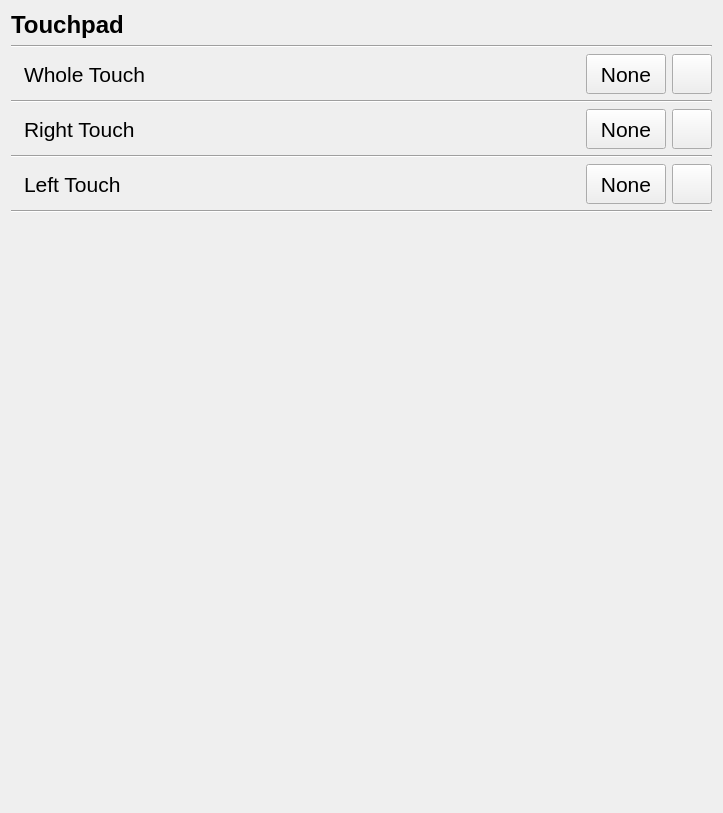
                <widget class="QWidget" name="scrollAreaWidgetContents_5">
                 <property name="geometry">
                  <rect>
                   <x>0</x>
                   <y>0</y>
                   <width>723</width>
                   <height>813</height>
                  </rect>
                 </property>
                 <layout class="QVBoxLayout" name="verticalLayout_15">
                  <item>
                   <widget class="QLabel" name="label_58">
                    <property name="font">
                     <font>
                      <pointsize>18</pointsize>
                      <weight>75</weight>
                      <bold>true</bold>
                     </font>
                    </property>
                    <property name="text">
                     <string>Touchpad</string>
                    </property>
                   </widget>
                  </item>
                  <item>
                   <widget class="Line" name="line_43">
                    <property name="orientation">
                     <enum>Qt::Horizontal</enum>
                    </property>
                   </widget>
                  </item>
                  <item>
                   <layout class="QHBoxLayout" name="hblTOUCH">
                    <item>
                     <widget class="QLabel" name="label_59">
                      <property name="maximumSize">
                       <size>
                        <width>40</width>
                        <height>40</height>
                       </size>
                      </property>
                      <property name="toolTip">
                       <string>&lt;html&gt;&lt;head/&gt;&lt;body&gt;&lt;p&gt;TOUCH&lt;/p&gt;&lt;/body&gt;&lt;/html&gt;</string>
                      </property>
                      <property name="text">
                       <string/>
                      </property>
                      <property name="pixmap">
                       <pixmap>icons/controls/dualshock4/PS4_Touch_Pad.png</pixmap>
                      </property>
                      <property name="scaledContents">
                       <bool>true</bool>
                      </property>
                     </widget>
                    </item>
                    <item>
                     <widget class="QLabel" name="label_60">
                      <property name="font">
                       <font>
                        <pointsize>16</pointsize>
                       </font>
                      </property>
                      <property name="text">
                       <string>Whole Touch</string>
                      </property>
                     </widget>
                    </item>
                    <item>
                     <spacer name="horizontalSpacer_40">
                      <property name="orientation">
                       <enum>Qt::Horizontal</enum>
                      </property>
                      <property name="sizeHint" stdset="0">
                       <size>
                        <width>40</width>
                        <height>20</height>
                       </size>
                      </property>
                     </spacer>
                    </item>
                    <item>
                     <widget class="QPushButton" name="pbTOUCH">
                      <property name="minimumSize">
                       <size>
                        <width>40</width>
                        <height>40</height>
                       </size>
                      </property>
                      <property name="font">
                       <font>
                        <pointsize>16</pointsize>
                       </font>
                      </property>
                      <property name="text">
                       <string>None</string>
                      </property>
                      <attribute name="buttonGroup">
                       <string notr="true">bgPickBind</string>
                      </attribute>
                     </widget>
                    </item>
                    <item>
                     <widget class="QPushButton" name="pbTOUCHSettings">
                      <property name="minimumSize">
                       <size>
                        <width>40</width>
                        <height>40</height>
                       </size>
                      </property>
                      <property name="text">
                       <string/>
                      </property>
                      <property name="icon">
                       <iconset>
                        <normaloff>icons/cogwheel.png</normaloff>icons/cogwheel.png</iconset>
                      </property>
                      <property name="iconSize">
                       <size>
                        <width>24</width>
                        <height>24</height>
                       </size>
                      </property>
                      <attribute name="buttonGroup">
                       <string notr="true">bgLoadInput</string>
                      </attribute>
                     </widget>
                    </item>
                   </layout>
                  </item>
                  <item>
                   <widget class="Line" name="line_47">
                    <property name="orientation">
                     <enum>Qt::Horizontal</enum>
                    </property>
                   </widget>
                  </item>
                  <item>
                   <layout class="QHBoxLayout" name="hblT2">
                    <item>
                     <widget class="QLabel" name="label_61">
                      <property name="maximumSize">
                       <size>
                        <width>40</width>
                        <height>40</height>
                       </size>
                      </property>
                      <property name="toolTip">
                       <string>&lt;html&gt;&lt;head/&gt;&lt;body&gt;&lt;p&gt;T2&lt;/p&gt;&lt;/body&gt;&lt;/html&gt;</string>
                      </property>
                      <property name="text">
                       <string/>
                      </property>
                      <property name="pixmap">
                       <pixmap>icons/controls/dualshock4/PS4_Touch_Pad.png</pixmap>
                      </property>
                      <property name="scaledContents">
                       <bool>true</bool>
                      </property>
                     </widget>
                    </item>
                    <item>
                     <widget class="QLabel" name="label_62">
                      <property name="font">
                       <font>
                        <pointsize>16</pointsize>
                       </font>
                      </property>
                      <property name="text">
                       <string>Right Touch</string>
                      </property>
                     </widget>
                    </item>
                    <item>
                     <spacer name="horizontalSpacer_41">
                      <property name="orientation">
                       <enum>Qt::Horizontal</enum>
                      </property>
                      <property name="sizeHint" stdset="0">
                       <size>
                        <width>40</width>
                        <height>20</height>
                       </size>
                      </property>
                     </spacer>
                    </item>
                    <item>
                     <widget class="QPushButton" name="pbT2">
                      <property name="minimumSize">
                       <size>
                        <width>40</width>
                        <height>40</height>
                       </size>
                      </property>
                      <property name="font">
                       <font>
                        <pointsize>16</pointsize>
                       </font>
                      </property>
                      <property name="text">
                       <string>None</string>
                      </property>
                      <attribute name="buttonGroup">
                       <string notr="true">bgPickBind</string>
                      </attribute>
                     </widget>
                    </item>
                    <item>
                     <widget class="QPushButton" name="pbT2Settings">
                      <property name="minimumSize">
                       <size>
                        <width>40</width>
                        <height>40</height>
                       </size>
                      </property>
                      <property name="text">
                       <string/>
                      </property>
                      <property name="icon">
                       <iconset>
                        <normaloff>icons/cogwheel.png</normaloff>icons/cogwheel.png</iconset>
                      </property>
                      <property name="iconSize">
                       <size>
                        <width>24</width>
                        <height>24</height>
                       </size>
                      </property>
                      <attribute name="buttonGroup">
                       <string notr="true">bgLoadInput</string>
                      </attribute>
                     </widget>
                    </item>
                   </layout>
                  </item>
                  <item>
                   <widget class="Line" name="line_48">
                    <property name="orientation">
                     <enum>Qt::Horizontal</enum>
                    </property>
                   </widget>
                  </item>
                  <item>
                   <layout class="QHBoxLayout" name="hblT1">
                    <item>
                     <widget class="QLabel" name="label_63">
                      <property name="maximumSize">
                       <size>
                        <width>40</width>
                        <height>40</height>
                       </size>
                      </property>
                      <property name="toolTip">
                       <string>&lt;html&gt;&lt;head/&gt;&lt;body&gt;&lt;p&gt;T1&lt;/p&gt;&lt;/body&gt;&lt;/html&gt;</string>
                      </property>
                      <property name="text">
                       <string/>
                      </property>
                      <property name="pixmap">
                       <pixmap>icons/controls/dualshock4/PS4_Touch_Pad.png</pixmap>
                      </property>
                      <property name="scaledContents">
                       <bool>true</bool>
                      </property>
                     </widget>
                    </item>
                    <item>
                     <widget class="QLabel" name="label_64">
                      <property name="font">
                       <font>
                        <pointsize>16</pointsize>
                       </font>
                      </property>
                      <property name="text">
                       <string>Left Touch</string>
                      </property>
                     </widget>
                    </item>
                    <item>
                     <spacer name="horizontalSpacer_42">
                      <property name="orientation">
                       <enum>Qt::Horizontal</enum>
                      </property>
                      <property name="sizeHint" stdset="0">
                       <size>
                        <width>40</width>
                        <height>20</height>
                       </size>
                      </property>
                     </spacer>
                    </item>
                    <item>
                     <widget class="QPushButton" name="pbT1">
                      <property name="minimumSize">
                       <size>
                        <width>40</width>
                        <height>40</height>
                       </size>
                      </property>
                      <property name="font">
                       <font>
                        <pointsize>16</pointsize>
                       </font>
                      </property>
                      <property name="text">
                       <string>None</string>
                      </property>
                      <attribute name="buttonGroup">
                       <string notr="true">bgPickBind</string>
                      </attribute>
                     </widget>
                    </item>
                    <item>
                     <widget class="QPushButton" name="pbT1Settings">
                      <property name="minimumSize">
                       <size>
                        <width>40</width>
                        <height>40</height>
                       </size>
                      </property>
                      <property name="text">
                       <string/>
                      </property>
                      <property name="icon">
                       <iconset>
                        <normaloff>icons/cogwheel.png</normaloff>icons/cogwheel.png</iconset>
                      </property>
                      <property name="iconSize">
                       <size>
                        <width>24</width>
                        <height>24</height>
                       </size>
                      </property>
                      <attribute name="buttonGroup">
                       <string notr="true">bgLoadInput</string>
                      </attribute>
                     </widget>
                    </item>
                   </layout>
                  </item>
                  <item>
                   <widget class="Line" name="line_44">
                    <property name="orientation">
                     <enum>Qt::Horizontal</enum>
                    </property>
                   </widget>
                  </item>
                  <item>
                   <spacer name="verticalSpacer_9">
                    <property name="orientation">
                     <enum>Qt::Vertical</enum>
                    </property>
                    <property name="sizeHint" stdset="0">
                     <size>
                      <width>20</width>
                      <height>574</height>
                     </size>
                    </property>
                   </spacer>
                  </item>
                 </layout>
                </widget>
